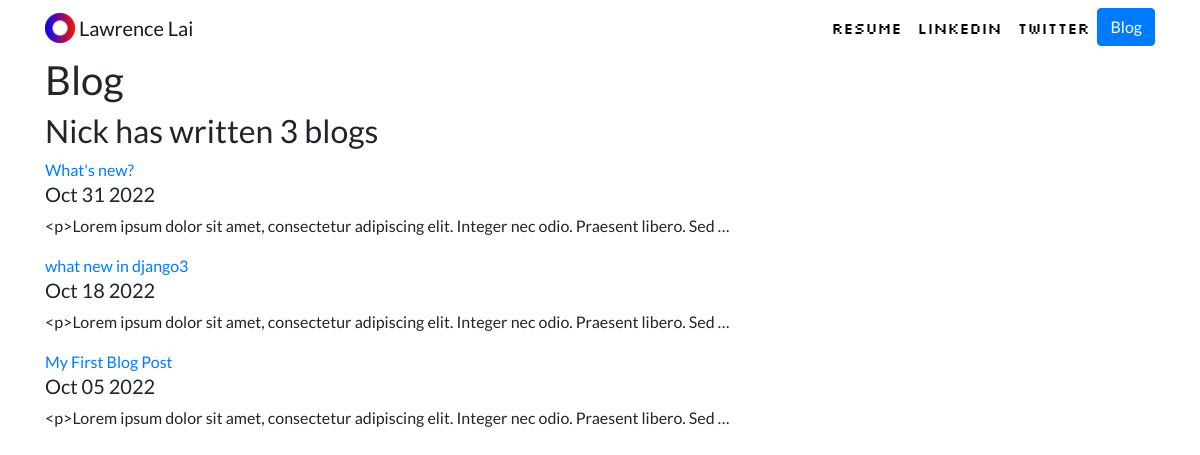
Screenshot of /blog/ with the database file from the repository.
### blog/models.py (models this page shows)
class Blog(models.Model):
    title = models.CharField(max_length=200)
    description = models.TextField()
    date = models.DateField(null=True)

### blog/views.py (the view)
# urls.py: path('', views.all_blogs, name='all_blogs'),
def all_blogs(request):
    all_blog = Blog.objects.order_by('-date')[:]
    return render(request, 'blog/all_blog.html', {'blogs': all_blog})

### blog/templates/blog/all_blog.html
{% extends 'portfolio/base.html' %}
{% block content  %}
<h1>Blog</h1>
<h2>Nick has written {{ blogs.count }} blog{{ blogs.count|pluralize }}</h2>
{% for blog in blogs %}
    <a href="{% url 'blog:detail' blog.id %}"<h2>{{ blog.title }}</h2></a>
    <h5>{{ blog.date|date:'M d Y'}}</h5>
    <p>{{ blog.description|truncatechars:100 }}</p>
{% endfor %}
{% endblock %}

### portfolio/static/portfolio/custom.css (style rules this page uses)
body { font-family: 'Lato', sans-serif; }

### rows the page displays
Blog: title "What's new?", date "Oct 31 2022", description "<p>Lorem ipsum dolor sit amet, consectetur adipiscing elit. Integer nec odio. Praesent libero. Sed …"
Blog: title "what new in django3", date "Oct 18 2022", description "<p>Lorem ipsum dolor sit amet, consectetur adipiscing elit. Integer nec odio. Praesent libero. Sed …"
Blog: title "My First Blog Post", date "Oct 05 2022", description "<p>Lorem ipsum dolor sit amet, consectetur adipiscing elit. Integer nec odio. Praesent libero. Sed …"

### other values shown
{{ blogs.count }} "3"
